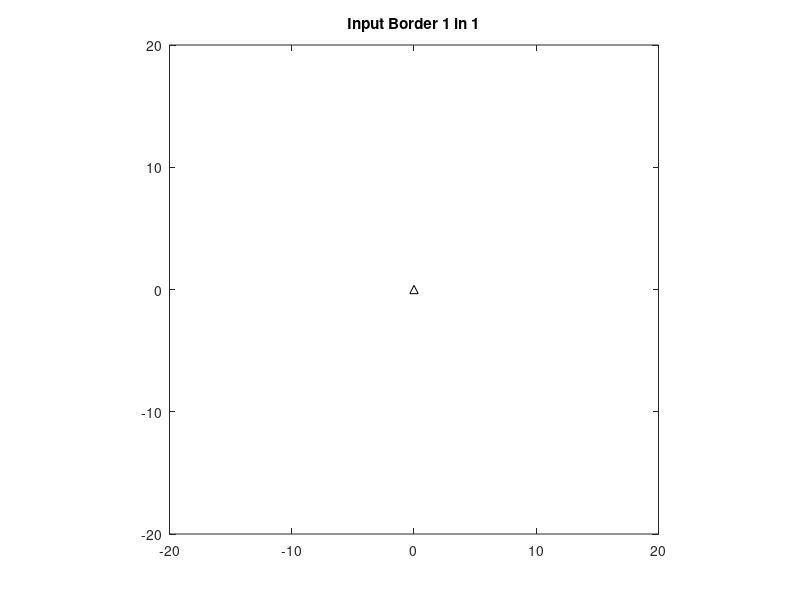

This chart was generated by the following MATLAB code: (Note: this script raises an error after producing the figure.)
%--------------------------Gaussian Geometry SLAM---------------------------------%
% Author: Jiaheng Zhao, Tiancheng Li
% GNRT generates laser scan in a given map which the features are represented by Fourier series
% Update: rectangle feature is updated.
%-----------------------------------------------------------------------------------------------%
clc;
close all
clear all
%% pre config
isdisplay = true; % animation switch;
dataname = 'test_review_6_wall'; % file name
trajFile = fullfile(pwd,filesep,'Data',filesep,[dataname,'_traj.mat']); % trajectory directory
finaldata =fullfile(pwd,filesep,'Data',filesep,[dataname,'.mat']); % final saved data directory
featuredata = fullfile(pwd,filesep,'Data',filesep,[dataname,'_fea.mat']); % saved feature directory
olevel = 2*1e-2; % odometry noise level
olevelang =1*1e-4;
obslevel = 2*1e-2; % observation noise
stepsize = 0.25;%0.05; % generate trajectory step size.
numBorder = 1; % Border number
numRect = 3; % rectangle features
numGenFea = 3; %  circular features
N=5;
%%
% Store data
data.scan = [];
data.feature =[];
data.odom = [];
data.groundtruth = [];
% Initialize map parameters
num_ang = 662;
bearing =linspace( 1.9198600, -1.9198600 ,662);
max_range = 30;

% draw and plot features
f1 = figure;
plot(0,0,'k^');
hold on;axis equal;axis([-20,20,-20,20]);
an = zeros(N+1,numGenFea);
bn = zeros(N,numGenFea);
center = zeros(2,numGenFea);
fea = zeros(2*N+3,numGenFea);
rectF = zeros(4, numRect);
borderF = zeros(4,numBorder);
if ~isfile(featuredata)
    for s3 = 1:numBorder % Draw rectangle border
        title(['Input Border ', num2str(s3), ' in ', num2str(numBorder)]);
        tmp = getrect;
        borderF(:,s3) = tmp';
         plot ([tmp(1) tmp(1)+tmp(3) tmp(1) tmp(1) tmp(1)+tmp(3) tmp(1)+tmp(3)  tmp(1)+tmp(3)  tmp(1)]', ...
                    [tmp(2) tmp(2) tmp(2) tmp(2)+tmp(4) tmp(2)+tmp(4) tmp(2)  tmp(2)+tmp(4)  tmp(2)+tmp(4)]','b-', 'LineWidth', 1);
        plot ([tmp(1) tmp(1)+tmp(3) tmp(1) tmp(1) tmp(1)+tmp(3) tmp(1)+tmp(3)  tmp(1)+tmp(3)  tmp(1)]', ...
                    [tmp(2) tmp(2) tmp(2) tmp(2)+tmp(4) tmp(2)+tmp(4) tmp(2)  tmp(2)+tmp(4)  tmp(2)+tmp(4)]','r*', 'LineWidth', 1);
        pause
    end
    for s2 = 1:numRect % Draw rectangular features
        title(['Input Rect Fea: ', num2str(s2), ' in ', num2str(numRect)]);
        tmp = getrect;
        rectF(:,s2) = tmp';
         plot ([tmp(1) tmp(1)+tmp(3) tmp(1) tmp(1) tmp(1)+tmp(3) tmp(1)+tmp(3)  tmp(1)+tmp(3)  tmp(1)]', ...
                    [tmp(2) tmp(2) tmp(2) tmp(2)+tmp(4) tmp(2)+tmp(4) tmp(2)  tmp(2)+tmp(4)  tmp(2)+tmp(4)]','b-', 'LineWidth', 1);
        plot ([tmp(1) tmp(1)+tmp(3) tmp(1) tmp(1) tmp(1)+tmp(3) tmp(1)+tmp(3)  tmp(1)+tmp(3)  tmp(1)]', ...
                    [tmp(2) tmp(2) tmp(2) tmp(2)+tmp(4) tmp(2)+tmp(4) tmp(2)  tmp(2)+tmp(4)  tmp(2)+tmp(4)]','r*', 'LineWidth', 1);
        pause
    end
    for s1 = 1:numGenFea % Draw irregular features
        title(['Input General Fea: ', num2str(s1), ' in ', num2str(numGenFea)]);
        [an1,bn1,center1]=getfeature(N);
        an(:,s1) = an1;
        bn(:,s1) = bn1;
        center(:,s1) = center1;
        pause
    end
    fea = [center;an;bn];
else % if feauters have been created, loading directly.
    load(featuredata);
    center = fea(1:2,:);
    an = fea(3:N+3,:);
    bn = fea(N+4:end,:);
    p = plotFS(center,fea(3:end,:),'r');
    hold on;
    for s3 = 1:numBorder
        tmp = borderF(:,s3);
        plot ([tmp(1) tmp(1)+tmp(3) tmp(1) tmp(1) tmp(1)+tmp(3) tmp(1)+tmp(3)  tmp(1)+tmp(3)  tmp(1)]', ...
            [tmp(2) tmp(2) tmp(2) tmp(2)+tmp(4) tmp(2)+tmp(4) tmp(2)  tmp(2)+tmp(4)  tmp(2)+tmp(4)]','r-', 'LineWidth', 2);
    end
     for s2 = 1:size(rectF,2)
        tmp = rectF(:,s2);
         plot ([tmp(1) tmp(1)+tmp(3) tmp(1) tmp(1) tmp(1)+tmp(3) tmp(1)+tmp(3)  tmp(1)+tmp(3)  tmp(1)]', ...
                    [tmp(2) tmp(2) tmp(2) tmp(2)+tmp(4) tmp(2)+tmp(4) tmp(2)  tmp(2)+tmp(4)  tmp(2)+tmp(4)]','r-', 'LineWidth', 2);
      end
end
data.feature = fea;
data.rectF = rectF;
data.borderF = borderF;
data.fsN = N;

data.borderNum = size(borderF,2);
%%
color='b';
% Generate trajectory from mouse selecting
if ~isfile(trajFile)
    button = 1;
    clicID = 1;
    Truetraj = zeros(5000,2);
    odom = zeros(5000,3);
    title('Input Trajectory...');
    pause
    while button == 1
        [Truetraj(clicID,1),Truetraj(clicID,2),button] = ginput(1);
        %----------------limit noise into +-3sigma----------------------%
        noise_dxdy = randn(1,2)*olevel;
        noise_dphi = randn(1,1)*olevelang;
        noise_dxdy(noise_dxdy > 3*olevel) =olevel;
        noise_dxdy(noise_dxdy < -3*olevel) = -olevel;
        noise_dphi(noise_dphi > 3*olevelang) =olevelang;
        noise_dphi(noise_dphi < -3*olevelang) = -olevelang;
        %-------------------------End limit--------------------------%
        noise = [ noise_dxdy noise_dphi];
        if clicID == 1
            % set initial pose's angle as 0;
            Truetraj(clicID,3) = atan2(Truetraj(clicID,2),Truetraj(clicID,1));
            odom(clicID,:) = Truetraj(clicID,:)+noise;
        else
            Truetraj(clicID,3) =  atan2(Truetraj(clicID,2)-Truetraj(clicID-1,2),Truetraj(clicID,1)-Truetraj(clicID-1,1)); % pose angle
            R = theta2R(Truetraj(clicID-1,3));
            odom(clicID,3) = Truetraj(clicID,3) - odom(clicID-1,3) + noise(3);
            R_noise = theta2R(odom(clicID-1,3));
            odom(clicID,1:2) = (Truetraj(clicID,1:2)+noise(1:2)-odom(clicID-1,1:2))*R_noise;
        end
        plot(Truetraj(clicID,1),Truetraj(clicID,2),'bo'); % Plot real trajectory
        clicID=clicID+1;
    end
    Truetraj(clicID:end,:) = [];
    odom(clicID:end,:) = [];
    plot([0; Truetraj(:,1)],[0; Truetraj(:,2)],'k--');
    pause
    save(trajFile,'Truetraj'); % n by 3
    save(featuredata,'fea', 'rectF','borderF'); % n by 3
    % Existed trajectory
else % If trajectory has been stored
    load(trajFile)
    odom = zeros(length(Truetraj),3);
    for i = 1: size(Truetraj,1)
        noise_dxdy = randn(1,2)*olevel; % limit in 3*sigma
        noise_dphi = randn(1,1)*olevelang;
        noise_dxdy(noise_dxdy > 3*olevel) =olevel;
        noise_dxdy(noise_dxdy < -3*olevel) = -olevel;
        noise_dphi(noise_dphi > 3*olevelang) =olevelang;
        noise_dphi(noise_dphi < -3*olevelang) = -olevelang;
        %-------------------limit noise into +-3sigma
        noise = [ noise_dxdy noise_dphi];
        if i ==1
            odom(i,:) = Truetraj(i,:)+noise;
        else
            odom(i,3) = Truetraj(i,3) - odom(i-1,3) + noise(3);
            R_noise = theta2R(odom(i-1,3));
            odom(i,1:2) = (Truetraj(i,1:2)+noise(1:2)-odom(i-1,1:2))*R_noise;
        end
        if i ~= 1
            odom(i,:) = odom(i,:)+noise;
        end
    end
end
Truetraj=Truetraj'; % 3 by n
% for path planing
path = [0 0; Truetraj(1:2,:)'];

%% Scan
% This part is using spline to generate a smoothy trajectory
spx = path(:,1);
spy = path(:,2);
spt =0:length(spx)-1;
slope0=0;
slopeF=0;
t = 0:stepsize:length(spx)-1; % 1 for multi step
xq = spline(spt,[slope0; spx; slopeF],t);
yq = spline(spt,[slope0; spy; slopeF],t);

conspose = [xq(2:end);yq(2:end)]'; % negelet initial position [0,0] format [x,y]
conspose = [conspose zeros(size(conspose,1),1)];
consodom = zeros(size(conspose,1),3);
nstep = size(conspose,1);
for i = 1: nstep % Generate trajectory and odometry step by step
    %--------------------Limit noise in 3*sigma------------------------%
    noise_dxdy = randn(1,2)*olevel;
    noise_dphi = randn(1,1)*olevelang;
    noise_dxdy(noise_dxdy > 3*olevel) =olevel;
    noise_dxdy(noise_dxdy < -3*olevel) = -olevel;
    noise_dphi(noise_dphi > 3*olevelang) =olevelang;
    noise_dphi(noise_dphi < -3*olevelang) = -olevelang;
    %-------------------------------End Limit--------------------------%
    noise = [ noise_dxdy noise_dphi];
    if i ==1
        conspose(i,3) = atan2(conspose(i,2),conspose(i,1));
        consodom(i,:) = conspose(i,:);
    else
        conspose(i,3) =  atan2(conspose(i,2)-conspose(i-1,2),conspose(i,1)-conspose(i-1,1)); % pose angle
        R = theta2R(conspose(i-1,3));
        consodom(i,1:2) = (conspose(i,1:2)-conspose(i-1,1:2))*R;
        consodom(i,3) = conspose(i,3) - conspose(i-1,3);
    end
    consodom(i,:) = consodom(i,:)+noise;
end

conspose=conspose';
data.odom = consodom;
data.groundtruth = conspose;
range = max_range*ones(nstep,num_ang); % allocate range
scan=cell(1,nstep);

for step = 1 : nstep  % Generate laser data step by step
    
    x0 = conspose(1,step);
    y0 = conspose(2,step);
    th0= conspose(3,step);   % robot position
    R = theta2R(th0);
    
    arrowLength=3;
    sb_dx=arrowLength*cos(th0);
    sb_dy=arrowLength*sin(th0);
    % Laser beam line functions l: y-y0=k(x-x0)
    fval = zeros(3,num_ang);
    info = zeros(1,num_ang);
    bx = zeros(1,num_ang); by = bx;
    for i=1:num_ang % Generate beam and hit point
        ang =  wrapToPi(bearing(i)+th0); % angle of beam
        [bx(i),by(i)]=beamFun(x0,y0,ang,max_range); % beam in Global coordinate
        [fval(:,i), info(i), range(step,i)] = HitOrNotFS_update(center,an,bn,rectF,borderF,ang,x0,y0,max_range);
    end
    
    %--------------------Limit Noise Level-----------------------------%
    noise_scan = obslevel*randn(2,num_ang);
    big=noise_scan > 3*obslevel;
    small = noise_scan < -3*obslevel;
    noise_scan(1,big(1,:)) = obslevel;
    noise_scan(2,big(2,:)) = obslevel;
    noise_scan(1,small(1,:)) = -obslevel;
    noise_scan(2,small(2,:)) = -obslevel;
    %---------------------End limit noise-----------------------------%
    
    fval(2:3,:) = fval(2:3,:) + noise_scan;% add noise to scan.
    range(step,:) = range(step,:) + noise_scan(1,:);% add noise to range
    
    %-----------------------------Plot--------------------------------%
    if isdisplay
        hold on;
        disp(['Step: ',num2str(step),'.']);
        if step ~= 1
            delete(h2_1);
            delete(h2_2);
        end
        tmp1x=[repmat(x0, 1,length(bx(~info)));bx(~info)];
        tmp1y=[repmat(y0, 1,length(by(~info)));by(~info)];
        tmp2x=[repmat(x0, 1,length(fval(2, logical(info))));fval(2, logical(info))];
        tmp2y=[repmat(y0, 1,length(fval(3, logical(info)))); fval(3, logical(info))];
        if ~isempty(tmp1x)
            h3_1 = line(tmp1x, tmp1y,'color','g'); % plot free beam
        else
            h3_1 = [];
        end
        h3_2 = plot(fval(2, logical(info)),fval(3, logical(info)),'b.'); % plot scan point
        h3_3 = line(tmp2x,tmp2y,'color','g'); % plot hitted beam
        h2_1 = plot(x0,y0,'o','color',color,'LineWidth',2); % plot robt
        h2_2 = plot([x0;x0+sb_dx],[y0;y0+sb_dy],color,'LineWidth',2);
        %     h2_2 = arrow([x0,y0],[x0,y0]+[sb_dx, sb_dy],'EdgeColor',color,'FaceColor',color,'Length',10,'TipAngle',10); % Draw robot pose
        axis equal;
        %     pause(0.01);
        drawnow
        if step ~= nstep
            delete(h3_1);
            delete(h3_2);
            delete(h3_3);
        end
        hold off;
    end
    %-------------------------End  Plot--------------------------------%
    % Transform scan to local frame and store.
    fval(2:3, logical(info)) = R'*(fval(2:3, logical(info))-[x0;y0]); % change to local frame;  +noise_scan(:,logical(info)))
    points(2*step-1:2*step,:) = fval(2:3,:);
    scan{step}=fval;
end
data.scan = scan;
data.range = range;
save(finaldata,'-struct','data');
